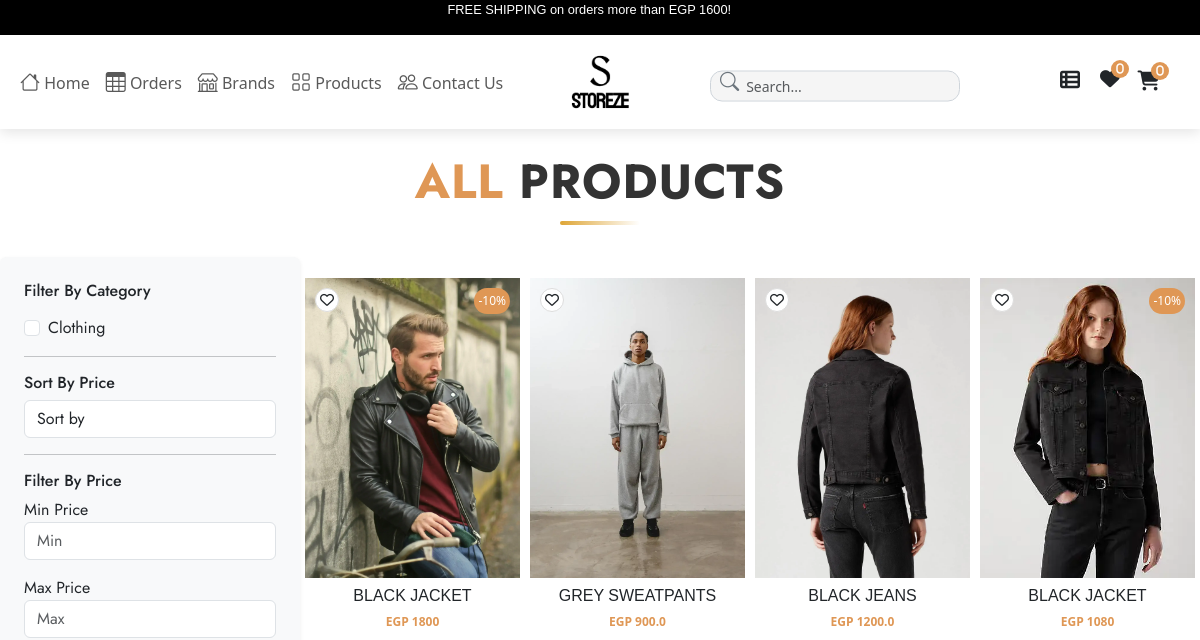
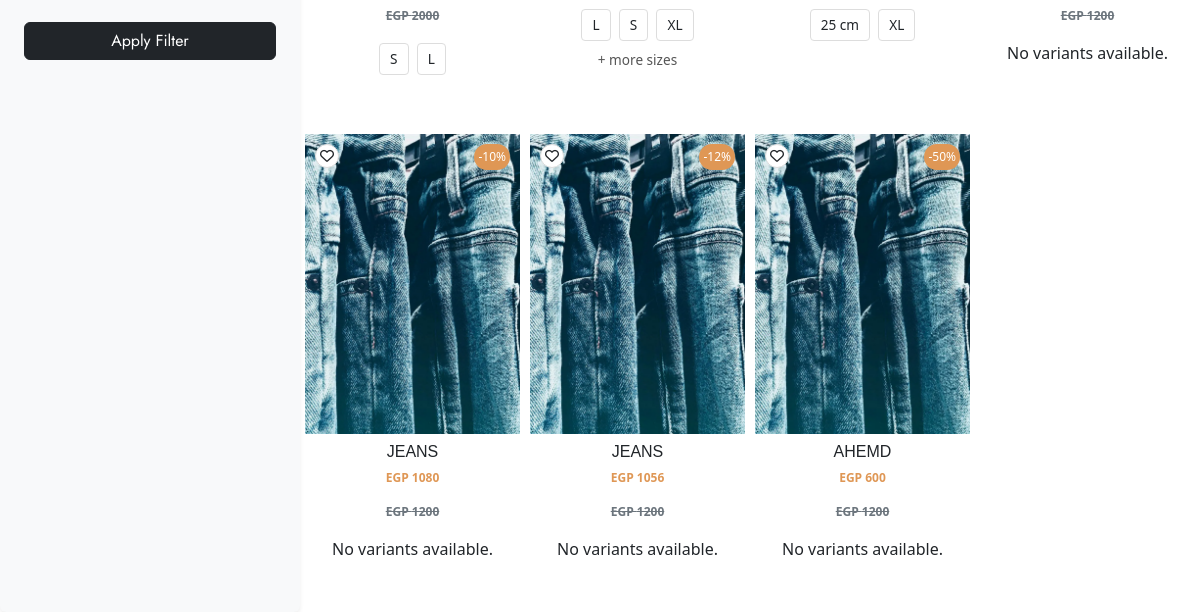
The page /product on the database as committed earlier (2 pictures, top to bottom).
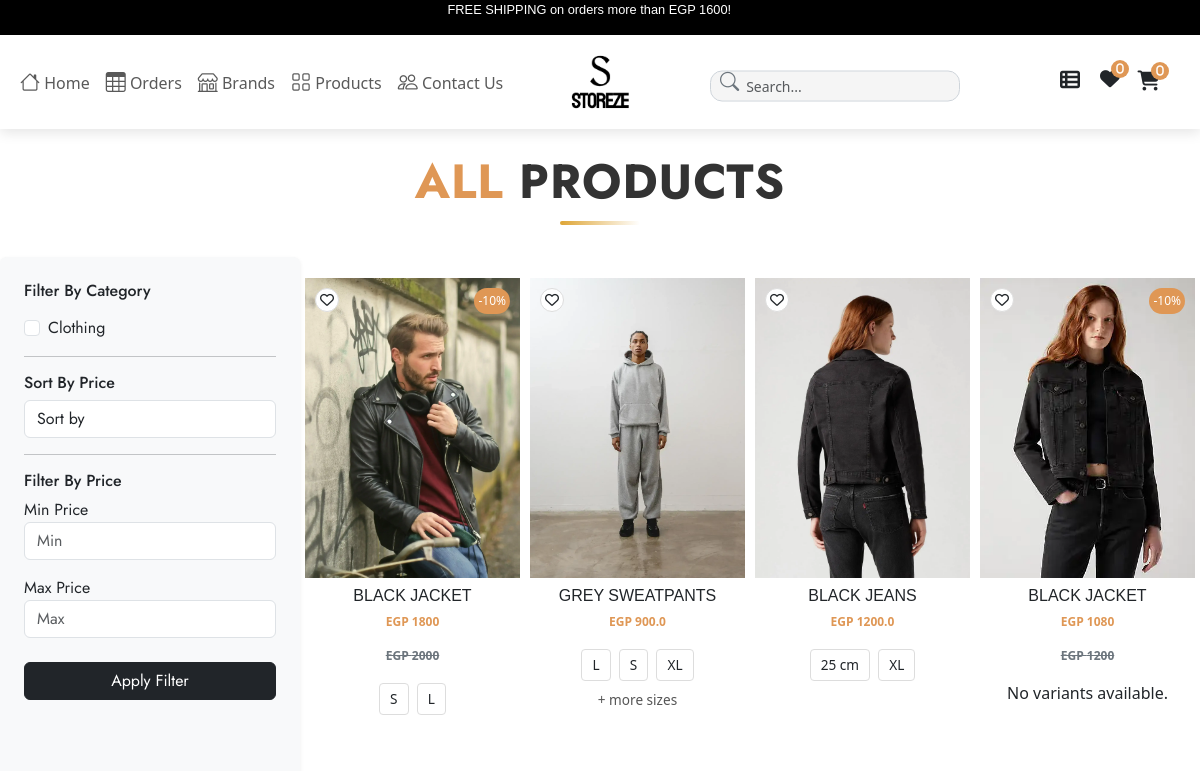
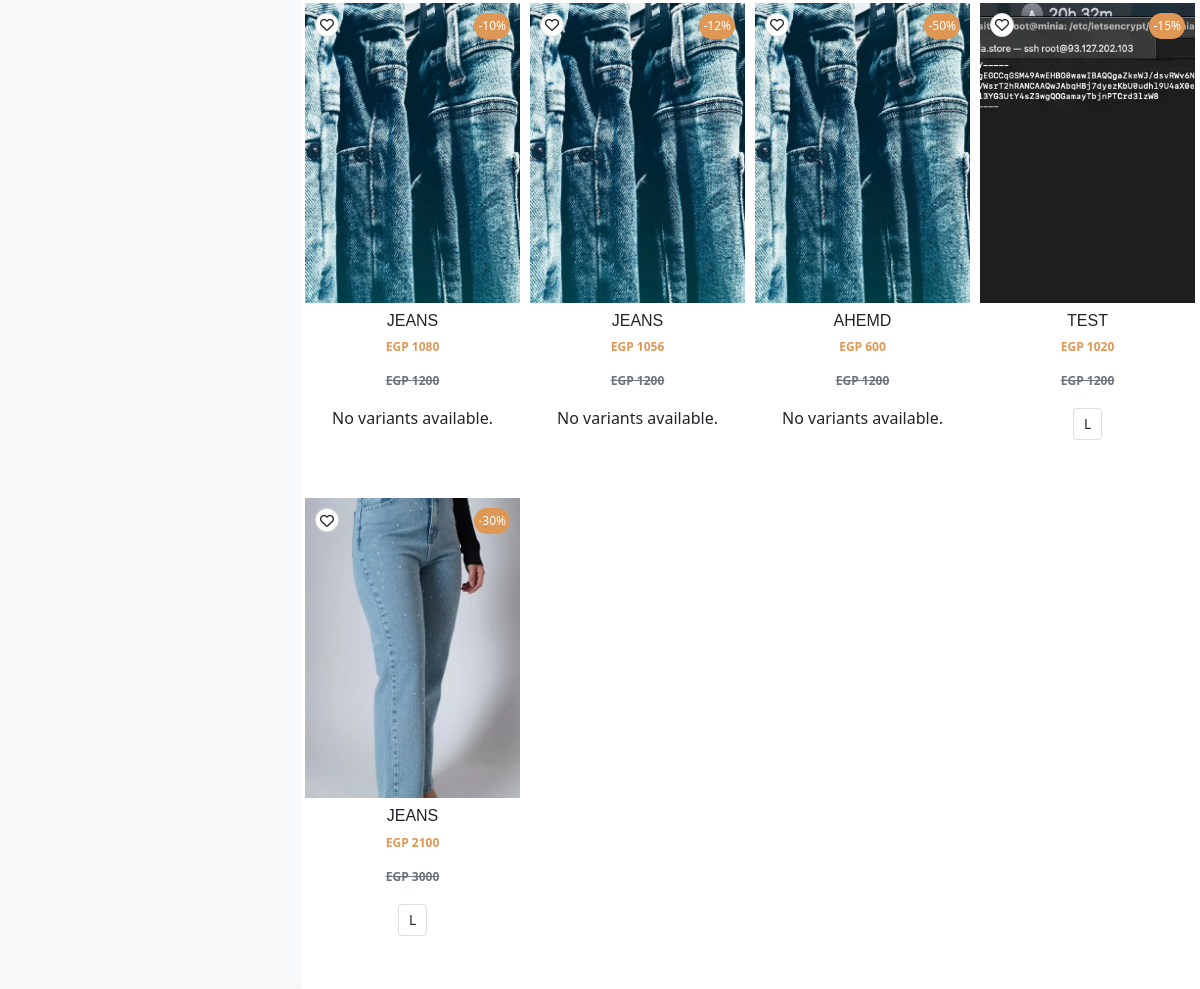
The same page on the database as committed later (2 pictures, top to bottom).
### app/models.py (models this page shows, shortened)
class Main_Category(models.Model):
    name = models.CharField(max_length=100)
    def __str__(self):
        return self.name

class Product(models.Model):
    VARIANTS = (
        ('None', 'None'),
        ('Size', 'Size'),
    )
    total_quantity = models.IntegerField()
    vendor = models.ForeignKey(Vendor, on_delete=models.CASCADE, related_name='products', null=True, blank=True)  # Link product to a vendor
    availability = models.IntegerField(null=True)
    featured_image = models.ImageField(upload_to='media/product_imgs', max_length=255, blank=True, null=True)
    product_name = models.CharField(max_length=600)
    Brand = models.ForeignKey(Brand, related_name='products', on_delete=models.CASCADE, null=True)
    price = models.IntegerField()
    discount = models.IntegerField()
    tax = models.IntegerField(null=True)
    variant = models.CharField(max_length=10, choices=VARIANTS, default='None')
    packing_cost = models.IntegerField(null=True)
    product_information = models.CharField(max_length=900, null=True)
    model_name = models.CharField(max_length=900)
    categories = models.ForeignKey(Category, related_name='products', on_delete=models.CASCADE)
    color = models.ManyToManyField(Color, related_name='products', null=True)
    tags = models.CharField(max_length=900)
    description = models.CharField(max_length=900, null=True)
    section = models.ForeignKey(Section, on_delete=models.DO_NOTHING)
    slug = models.SlugField(default='', max_length=900, null=True, blank=True)
    main_categorys = models.ForeignKey(Main_Category, on_delete=models.CASCADE, null=True, blank=True)
    def get_absolute_url(self):
        from django.urls import reverse
        return reverse("product_detail", kwargs={'slug': self.slug})
    class Meta:
        db_table = "app_Product"

class ProductVariation(models.Model):
    product = models.ForeignKey(Product, on_delete=models.CASCADE, related_name='variations')
    size = models.ForeignKey(Size, on_delete=models.CASCADE)
    stock = models.PositiveIntegerField(default=0)  # Track available stock for each size
    price = models.DecimalField(max_digits=10, decimal_places=2, default=0)  # Price for specific variations
    discount = models.DecimalField(max_digits=5, decimal_places=2, default=0, blank=True, null=True)  # Discount for specific variations
    class Meta:
        unique_together = ('product', 'size')  # Ensure unique combinations of product and size

class Size(models.Model):
    name = models.CharField(max_length=100)
    code = models.CharField(max_length=10, blank=True,null=True)

### app/views.py (the view)
# urls.py: path('product', views.PRODUCT, name='product'),
def PRODUCT(request):
    category = Main_Category.objects.all()
    product = Product.objects.all()
    main_category = Main_Category.objects.all()
    sub_category = Sub_Category.objects.all()
    brand = Brand.objects.all()
    categories = Category.objects.all()
    products_with_variants = []
    for prod in product:
        variants = prod.variations.all()
        size_grouped_variants = {}
        for variant in variants:
            size = variant.size
            if size not in size_grouped_variants:
                size_grouped_variants[size] = {
                    'in_stock': False,
                    'variants': []
                }
            if variant.stock > 0:
                size_grouped_variants[size]['in_stock'] = True
            size_grouped_variants[size]['variants'].append({
                'variant': variant,
                'price': float(variant.price) if isinstance(variant.price, str) else variant.price,
                'stock': variant.stock,
            })
        products_with_variants.append({
            'product': prod,
            'size_grouped_variants': size_grouped_variants,
        })
    context = {
        'category': category,
        'product': products_with_variants,
        'sub_category': sub_category,
        'brand': brand,
        'main_category': main_category,
        'categories': categories,
    }
    return render(request, 'product/product.html', context)

### app/context_processors.py (called while the page is built)
def wishlist_count(request):
    if request.user.is_authenticated:
        return {'wishlist_count': Wishlist.objects.filter(user=request.user).count()}
    return {'wishlist_count': 0}

### app/models.py (called while the page is built)
    def __str__(self):
        return self.name

### app/templatetags/product_tags.py (called while the page is built)
@register.simple_tag
def call_sellprice(price, discount):
    try:
        price = float(price)
        discount = float(discount) if discount else 0  # Convert discount to float or default to 0 if None
        if discount == 0:
            return price
        sellprice = price - (price * discount / 100)
        return math.floor(sellprice)
    except (ValueError, TypeError):
        return price

### app/templates/product/product.html (shortened to what the changed rows need)
{% extends 'app/base.html'%}
{% load product_tags %}
{% block content %}
<body>
    <h1 class="text-center my-4 fw-bold display-5 position-relative modern-heading">
        <span style="color:#DF9755">All</span> Products
    </h1>
<div class="container-fluid mt-1 d-none d-lg-flex">
    <div class="row mt-2">
        <div class="col-md-3 filter-sidebar bg-light p-4 rounded shadow-sm" style="font-family: 'Jost', sans-serif;">
            {% for i in category %}
            <div class="form-check mb-2">
                <input type="checkbox" class="form-check-input" id="{{i.name}}" onchange="applyFilters()">
                <label class="form-check-label" for="{{i.name}}">{{i.name}}</label>
            </div>
            {% endfor %}
        </div>
        <div class="col-md-9 mt-3">
            <div class="row" id="product-list">
                {% for i in product %}
                <div class="col-6 col-md-6 col-lg-3 product-card" data-category="{{ i.product.main_categorys }}" data-brand="{{ i.product.categories }}" data-price="{% call_sellprice i.product.price i.product.discount %}">
                    <div class="product-image position-relative">
                        <a href="{{ i.product.get_absolute_url }}">
                            <img src="{{ i.product.featured_image.url }}" alt="{{ i.product.product_name }}">
                        </a>
                        {% if i.product.discount %}
                            <span class="off">-{{ i.product.discount }}%</span>
                        {% endif %}
                        {% if i.product.id %}
                            <div class="wishlist-btn">
                                <a href="{% url 'add_to_wishlist' i.product.id %}">
                                    <i class="fa-regular fa-heart text-dark"></i>
                                </a>
                            </div>
                        {% else %}
                            <p>No product ID available</p>
                        {% endif %}
                    </div>
                    <h6 class="text-center mt-2 tuffy-regular">{{ i.product.product_name }}</h6>
                    <div class="product-price text-center">
                        <p>
                            EGP {% call_sellprice i.product.price i.product.discount %}
                        </p>
                        {% if i.product.discount %}
                            <del class="text-secondary"> EGP {{ i.product.price }} </del>
                        {% endif %}
                    </div>
                    <div class="product-variants mt-3 text-center">
                        {% if i.product.variations.all %}
                            <div class="sizes">
                                <ul class="list-inline">
                                    {% for variant in i.product.variations.all %}
                                        {% if forloop.counter <= 3 %}
                                            <li class="list-inline-item" style="font-size: 0.85rem; padding: 5px 10px; border: 1px solid #ddd; border-radius: 4px; margin: 2px;">
                                                {{ variant.size.name }}
                                            </li>
                                        {% endif %}
                                    {% endfor %}
                                    {% if i.product.variations.all|length > 3 %}
                                        <li class="list-inline-item" style="font-size: 0.85rem; padding: 5px 10px; border-radius: 4px; margin: 2px; color: #555;">
                                            + more sizes
                                        </li>
                                    {% endif %}
                                </ul>
                            </div>
                        {% else %}
                            <p>No variants available.</p>
                        {% endif %}
                    </div>
                </div>
                {% endfor %}
            </div>
        </div>
    </div>
</div>
{% endblock %}

Rows that differ between the two databases and show on the page:
added Product: product.featured_image (picture), product.discount "15", product.product_name "TEST", price+discount "1020", product.price "1200"
added ProductVariation: size.name "L", shown under "15"
added Product: product.featured_image (picture), product.discount "30", product.product_name "JEANS", price+discount "2100", product.price "3000"
added ProductVariation: size.name "L", shown under "30"
